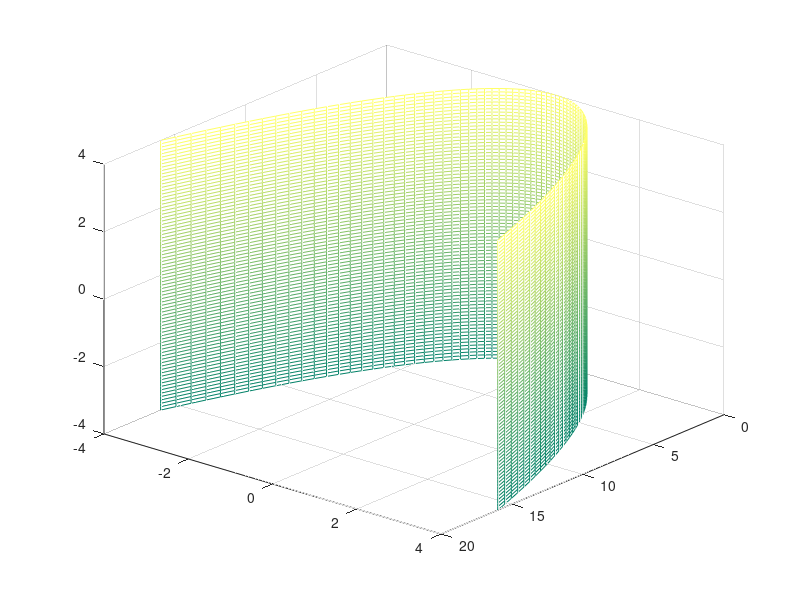
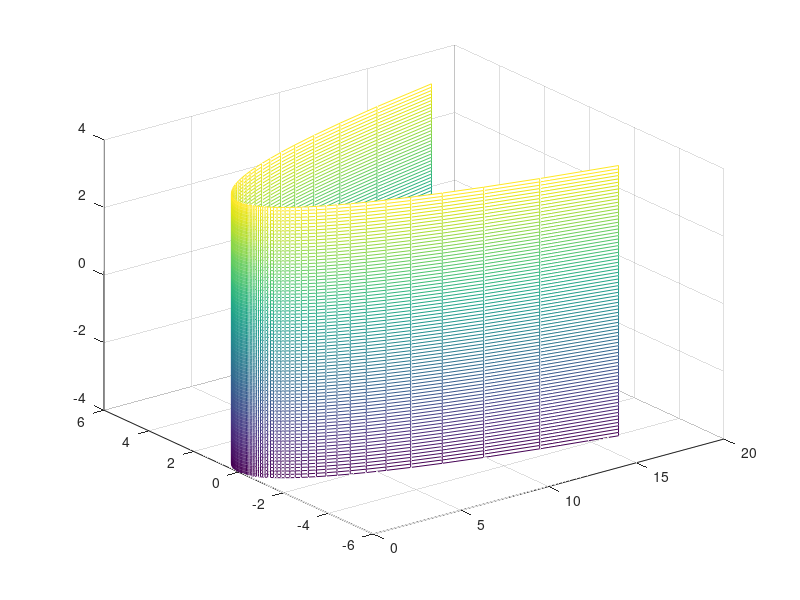

These figures' MATLAB source, in order:
%% Coordenadas rectangulares
%vectores de datos
y = -4:0.1:4;
z = -4:0.1:4;

[y,z] = meshgrid(y,z);

x = y.^2;
colormap(summer)
mesh (x , y ,z)
hold on
view([130, 30])

%% Coordenadas cilindricas
figure
%tan(theta)-4/16->0.2553
%pi-theta = 2.9
theta = linspace(0.244, 2.9 , 82);
z = linspace(-4,4,82);
[theta ,z] = meshgrid(theta,z);

r = cot(theta).*csc(theta);

x = r.*cos(theta);
y = r.*sin(theta);

mesh(x, y, z)





